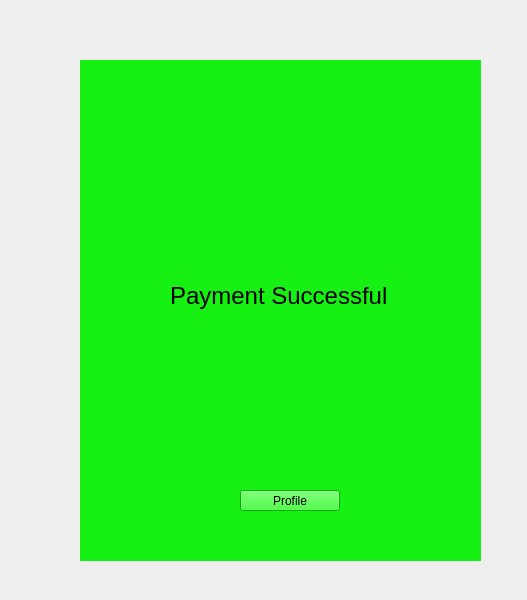
<?xml version="1.0" encoding="UTF-8"?>
<ui version="4.0">
 <class>Form</class>
 <widget class="QWidget" name="Form">
  <property name="geometry">
   <rect>
    <x>0</x>
    <y>0</y>
    <width>527</width>
    <height>600</height>
   </rect>
  </property>
  <property name="windowTitle">
   <string>Form</string>
  </property>
  <property name="styleSheet">
   <string notr="true"/>
  </property>
  <widget class="QWidget" name="widget_2" native="true">
   <property name="geometry">
    <rect>
     <x>80</x>
     <y>60</y>
     <width>401</width>
     <height>501</height>
    </rect>
   </property>
   <property name="styleSheet">
    <string notr="true">background-color: rgb(22, 240, 18);
</string>
   </property>
   <widget class="QLabel" name="label3_2">
    <property name="geometry">
     <rect>
      <x>90</x>
      <y>210</y>
      <width>481</width>
      <height>51</height>
     </rect>
    </property>
    <property name="font">
     <font>
      <pointsize>18</pointsize>
     </font>
    </property>
    <property name="styleSheet">
     <string notr="true"/>
    </property>
    <property name="text">
     <string>Payment Successful</string>
    </property>
   </widget>
   <widget class="QPushButton" name="goToProfile">
    <property name="geometry">
     <rect>
      <x>160</x>
      <y>430</y>
      <width>100</width>
      <height>21</height>
     </rect>
    </property>
    <property name="styleSheet">
     <string notr="true">QPushButton#b2:pressed{
	background-color: rgb(255, 255, 255);
}
</string>
    </property>
    <property name="text">
     <string>Profile</string>
    </property>
   </widget>
  </widget>
 </widget>
 <resources/>
 <connections/>
</ui>
